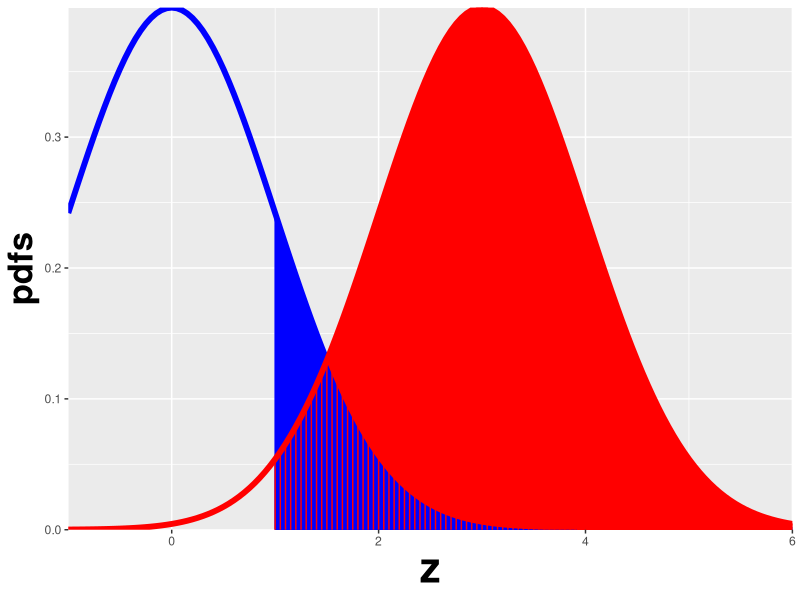

Reproduce this figure in R.
#MainShadedPlots.R
rm(list = ls())
library(ggplot2)
mu <- 3;sigma <- 1;zeta <- 1;options(digits=3)
step <- 0.05

lowerLimit<- -1 # lower limit
upperLimit <- mu + 3*sigma # upper limit

z <- seq(lowerLimit, upperLimit, by = step)
pdfs <- dnorm(z)
seqNor <- seq(zeta,upperLimit,step)
cord.x <- c(zeta, seqNor,upperLimit) 
# need two y-coords at each end point of range; 
# one at zero and one at value of function
cord.y <- c(0,dnorm(seqNor),0) 
curveData <- data.frame(z = z, pdfs = pdfs)
shadeData <- data.frame(z = cord.x, pdfs = cord.y)
shadedPlots <- ggplot(mapping = aes(x = z, y = pdfs)) + 
  geom_line(data = curveData, color = "blue", size = 2) + 
  geom_polygon(data = shadeData, color = "blue", fill = "blue")

crossing <- uniroot(function(x) dnorm(x) - dnorm(x,mu,sigma), 
                    lower = 0, upper = 3)$root
crossing <- max(c(zeta, crossing))
seqAbn <- seq(crossing,upperLimit,step)
cord.x <- c(seqAbn, rev(seqAbn))
# reason for reverse 
# we want to explicitly define the polygon
# we dont want R to close it 

cord.y <- c()
for (i in seq(1,length(cord.x)/2)) {
  cord.y <- c(cord.y,dnorm(cord.x[i],mu, sigma))
}
for (i in seq(1,length(cord.x)/2)) {
  cord.y <- c(cord.y,dnorm(cord.x[length(cord.x)/2+i]))
}
pdfs <- dnorm(z, mu, sigma)
curveData <- data.frame(z = z, pdfs = pdfs)
shadeData <- data.frame(z = cord.x, pdfs = cord.y)
shadedPlots <- shadedPlots + geom_line(data = curveData, color = "red", size = 2) + 
  geom_polygon(data = shadeData, color = "red", fill = "red")
seqAbn <- seq(zeta,upperLimit,step)
for (i in seqAbn) {
  # define xs and ys of two points, separated only along y-axis
  vlineData <- data.frame(x1 = i, x2 = i, y1 = 0, y2 = dnorm(i, mu, sigma))
  # draw vertical line between them
  shadedPlots <- shadedPlots + geom_segment(aes(x = x1, xend = x2, y = y1, yend = y2), data = vlineData, color = "red")
}
shadedPlots <- shadedPlots + xlab("z")+ ylab("pdfs" ) + 
  theme(axis.title.y = element_text(size = 25,face="bold"),
        axis.title.x = element_text(size = 30,face="bold"))  +
  scale_x_continuous(expand = c(0, 0)) + 
  scale_y_continuous(expand = c(0, 0)) 
print(shadedPlots)